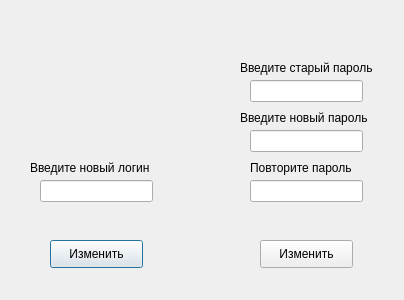
<?xml version="1.0" encoding="UTF-8"?>
<ui version="4.0">
 <class>Change</class>
 <widget class="QDialog" name="Change">
  <property name="geometry">
   <rect>
    <x>0</x>
    <y>0</y>
    <width>404</width>
    <height>300</height>
   </rect>
  </property>
  <property name="windowTitle">
   <string>Dialog</string>
  </property>
  <widget class="QLabel" name="label">
   <property name="geometry">
    <rect>
     <x>30</x>
     <y>160</y>
     <width>131</width>
     <height>16</height>
    </rect>
   </property>
   <property name="text">
    <string>Введите новый логин</string>
   </property>
  </widget>
  <widget class="QLabel" name="label_2">
   <property name="geometry">
    <rect>
     <x>260</x>
     <y>50</y>
     <width>55</width>
     <height>16</height>
    </rect>
   </property>
   <property name="text">
    <string/>
   </property>
  </widget>
  <widget class="QLabel" name="label_3">
   <property name="geometry">
    <rect>
     <x>240</x>
     <y>110</y>
     <width>141</width>
     <height>16</height>
    </rect>
   </property>
   <property name="text">
    <string>Введите новый пароль</string>
   </property>
  </widget>
  <widget class="QLineEdit" name="newlog">
   <property name="geometry">
    <rect>
     <x>40</x>
     <y>180</y>
     <width>113</width>
     <height>22</height>
    </rect>
   </property>
  </widget>
  <widget class="QLineEdit" name="newpass">
   <property name="geometry">
    <rect>
     <x>250</x>
     <y>130</y>
     <width>113</width>
     <height>22</height>
    </rect>
   </property>
  </widget>
  <widget class="QLineEdit" name="newpass1">
   <property name="geometry">
    <rect>
     <x>250</x>
     <y>180</y>
     <width>113</width>
     <height>22</height>
    </rect>
   </property>
  </widget>
  <widget class="QPushButton" name="pushButton">
   <property name="geometry">
    <rect>
     <x>50</x>
     <y>240</y>
     <width>93</width>
     <height>28</height>
    </rect>
   </property>
   <property name="text">
    <string>Изменить</string>
   </property>
  </widget>
  <widget class="QPushButton" name="pushButton_2">
   <property name="geometry">
    <rect>
     <x>260</x>
     <y>240</y>
     <width>93</width>
     <height>28</height>
    </rect>
   </property>
   <property name="text">
    <string>Изменить</string>
   </property>
  </widget>
  <widget class="QLabel" name="label_4">
   <property name="geometry">
    <rect>
     <x>250</x>
     <y>160</y>
     <width>111</width>
     <height>16</height>
    </rect>
   </property>
   <property name="text">
    <string>Повторите пароль</string>
   </property>
  </widget>
  <widget class="QLineEdit" name="strpass">
   <property name="geometry">
    <rect>
     <x>250</x>
     <y>80</y>
     <width>113</width>
     <height>22</height>
    </rect>
   </property>
  </widget>
  <widget class="QLabel" name="label_6">
   <property name="geometry">
    <rect>
     <x>240</x>
     <y>60</y>
     <width>141</width>
     <height>16</height>
    </rect>
   </property>
   <property name="text">
    <string>Введите старый пароль</string>
   </property>
  </widget>
 </widget>
 <resources/>
 <connections/>
</ui>
